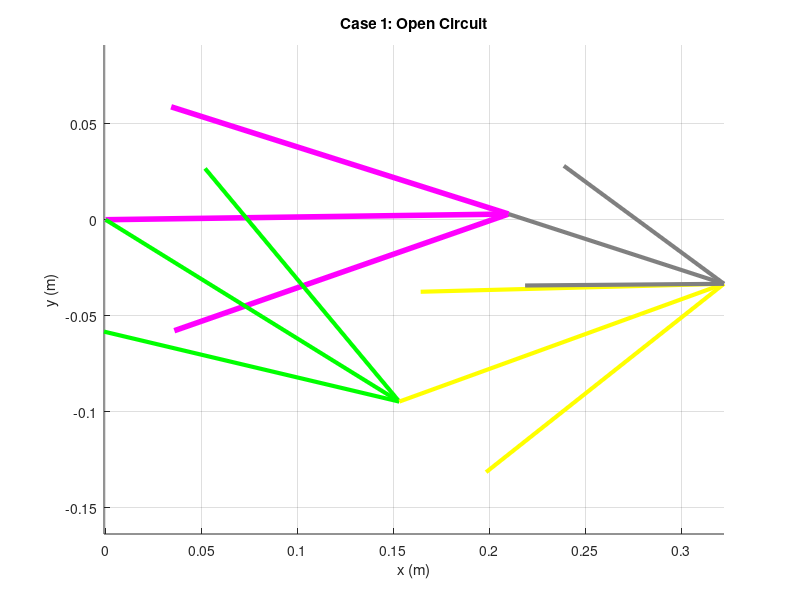
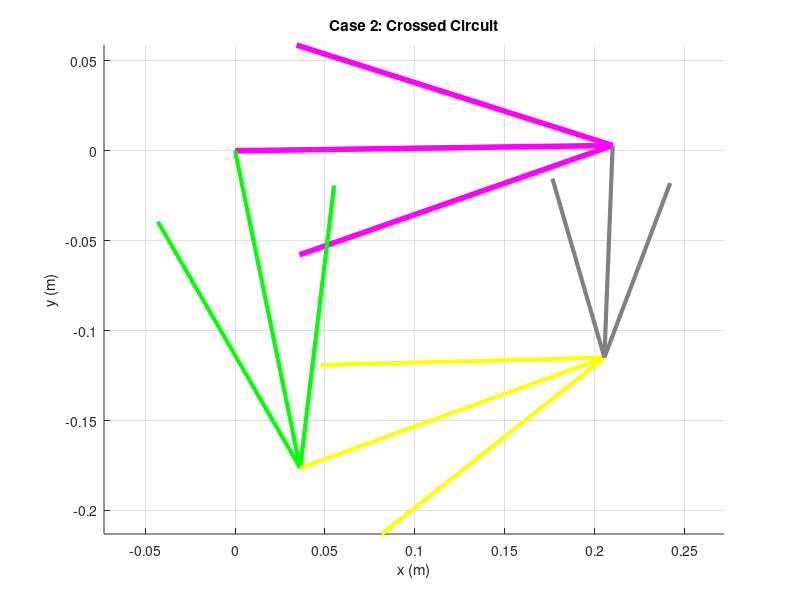

Recreate these plots in MATLAB, in order.
clear all
close all
clc

% --- 1. Define Parameters (Unit: meters) ---
L1 = 0.210; % Ground (d) - Pink
L2 = 0.180; % Crank (a) - Green
L3 = 0.180; % Coupler (b) - Yellow
L4 = 0.118; % Rocker (c) - Grey

a = L2;
b = L3;
c = L4;
d = L1;

% --- 2. Input Parameter & Coordinate Transform ---
% Ground is lifted by 0.81 degrees
offset_deg = 0.81;
offset = deg2rad(offset_deg);

q3d_global = 19.94; % Input Theta 3 (Global)
q3 = deg2rad(q3d_global) - offset; % Local Theta 3

% --- 3. Define K Constants for INVERSE Analysis ---
% Standard Norton uses 'a' as input. Here 'b' (Link 3) is input.
% We swap 'a' and 'b' in the formulas.

% Set 1: To find Theta 4 (Rocker)
K1 = d/b; 
K2 = d/c;
K3 = (b^2 - a^2 + c^2 + d^2)/(2*b*c); 

% Set 2: To find Theta 2 (Crank)
K4 = d/a; 
K5 = (c^2 - d^2 - b^2 - a^2)/(2*b*a); 

% --- 4. Calculate Coefficients for Theta 4 ---
A = cos(q3) - K1 - K2*cos(q3) + K3;
B = -2*sin(q3);
C = K1 - (K2+1)*cos(q3) + K3;

% --- 5. Calculate Coefficients for Theta 2 ---
D = cos(q3) - K1 + K4*cos(q3) + K5;
E = -2*sin(q3);
F = K1 + (K4-1)*cos(q3) + K5;

% --- 6. Solve for Theta 4 (Rocker) ---
% Using standard quadratic formula pattern
q4_sol1 = 2*atan((-B - sqrt(B^2 - 4*A*C))/(2*A)); % Open Circuit (typically)
q4_sol2 = 2*atan((-B + sqrt(B^2 - 4*A*C))/(2*A)); % Crossed Circuit (typically)

q41d = rad2deg(q4_sol1) + offset_deg;
q42d = rad2deg(q4_sol2) + offset_deg;

% --- 7. Solve for Theta 2 (Crank) ---
q2_sol1 = 2*atan((-E - sqrt(E^2 - 4*D*F))/(2*D)); % Pair with q4_sol1
q2_sol2 = 2*atan((-E + sqrt(E^2 - 4*D*F))/(2*D)); % Pair with q4_sol2

q21d = rad2deg(q2_sol1) + offset_deg;
q22d = rad2deg(q2_sol2) + offset_deg;

% --- 8. Vector Calculation for Plotting ---
% Ground Vector (Same for both)
RO4O2 = d*exp(j*offset);
RO4O2x = real(RO4O2); RO4O2y = imag(RO4O2);

% --- Case 1: Open Circuit Configuration ---
% Using Solution 1 pair
RA1 = a*exp(j*(q2_sol1 + offset));       
RBA = b*exp(j*(q3 + offset));        
RBO4_1 = c*exp(j*(q4_sol1 + offset));    

RA1x = real(RA1); RA1y = imag(RA1);
RBAx = real(RBA); RBAy = imag(RBA); 
RBO4_1x = real(RBO4_1); RBO4_1y = imag(RBO4_1);

% --- Case 2: Crossed Circuit Configuration ---
% Using Solution 2 pair
RA2 = a*exp(j*(q2_sol2 + offset));       
RBO4_2 = c*exp(j*(q4_sol2 + offset));    

RA2x = real(RA2); RA2y = imag(RA2);
RBO4_2x = real(RBO4_2); RBO4_2y = imag(RBO4_2);

% --- 9. Plotting Case 1 (Open Circuit) ---
figure(1)
title('Case 1: Open Circuit');
hold on;
% Ground (L1 - Pink)
quiver(0,0, RO4O2x, RO4O2y, 0, 'Color', [1 0 1], 'MaxHeadSize', 0.5, 'LineWidth', 4); 
% Crank (L2 - Green)
quiver(0,0, RA1x, RA1y, 0, 'Color', 'g', 'MaxHeadSize', 0.5, 'LineWidth', 3); 
% Coupler (L3 - Yellow)
quiver(RA1x, RA1y, RBAx, RBAy, 0, 'Color', 'y', 'MaxHeadSize', 0.5, 'LineWidth', 3); 
% Rocker (L4 - Grey)
quiver(RO4O2x, RO4O2y, RBO4_1x, RBO4_1y, 0, 'Color', [0.5 0.5 0.5], 'MaxHeadSize', 0.5, 'LineWidth', 3); 
axis equal; grid on;
xlabel('x (m)'); ylabel('y (m)');

% --- 10. Plotting Case 2 (Crossed Circuit) ---
figure(2)
title('Case 2: Crossed Circuit');
hold on;
% Ground (L1 - Pink)
quiver(0,0, RO4O2x, RO4O2y, 0, 'Color', [1 0 1], 'MaxHeadSize', 0.5, 'LineWidth', 4); 
% Crank (L2 - Green)
quiver(0,0, RA2x, RA2y, 0, 'Color', 'g', 'MaxHeadSize', 0.5, 'LineWidth', 3); 
% Coupler (L3 - Yellow)
quiver(RA2x, RA2y, RBAx, RBAy, 0, 'Color', 'y', 'MaxHeadSize', 0.5, 'LineWidth', 3); 
% Rocker (L4 - Grey)
quiver(RO4O2x, RO4O2y, RBO4_2x, RBO4_2y, 0, 'Color', [0.5 0.5 0.5], 'MaxHeadSize', 0.5, 'LineWidth', 3); 
axis equal; grid on;
xlabel('x (m)'); ylabel('y (m)');

% Display Results
disp('--- Results ---');
disp(['Input Theta 3 (Global): ', num2str(q3d_global)]);
disp(['Case 1 (Open) - Theta 2: ', num2str(q21d), '  Theta 4: ', num2str(q41d)]);
disp(['Case 2 (Crossed) - Theta 2: ', num2str(q22d), '  Theta 4: ', num2str(q42d)]);
